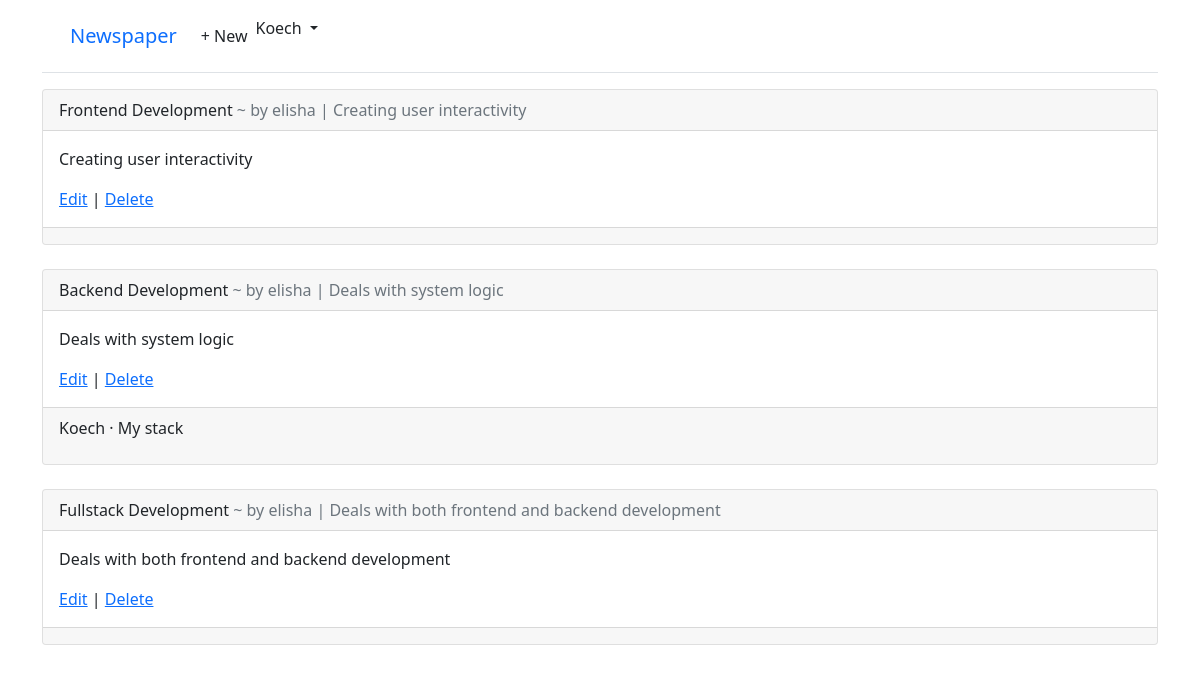
Page /articles/ (signed in) on the committed database.
### accounts/models.py (models this page shows)
class CustomUser(AbstractUser):
    age = models.PositiveIntegerField(null=True, blank=True)

### articles/models.py (models this page shows, shortened)
class Article(models.Model):
    title = models.CharField(max_length=255)
    body = models.TextField()
    date = models.DateTimeField(auto_now_add=True)
    author = models.ForeignKey(
        settings.AUTH_USER_MODEL,
        on_delete=models.CASCADE,
    )

class Comment(models.Model):
    article = models.ForeignKey(Article, on_delete=models.CASCADE)
    comment = models.CharField(max_length=140)
    author = models.ForeignKey(
        settings.AUTH_USER_MODEL,
        on_delete = models.CASCADE,
    )
    def __str__(self):
        return self.comment

### articles/views.py (the view)
# urls.py: path("", ArticleListView.as_view(), name="article_list"),
class ArticleListView(LoginRequiredMixin, ListView):
    model = Article
    template_name = "article_list.html"

### templates/article_list.html (shortened to what this page needs)
{% extends "base.html" %}
{% block content %}
{% for article in article_list %}
    <div class="card">
        <div class="card-header">
            <span class="font-weight-bold">{{ article.title }}</span>
            <span class="text-muted"> ~ by {{ article.author }} | {{ article.body }}</span>
        </div>
        <div class="card-body">
            <p>{{ article.body }}</p>
            <a href="{% url 'article_edit' article.pk %}">Edit</a> |
            <a href="{% url 'article_delete' article.pk %}">Delete</a>
        </div>
        <div class="card-footer">
            {% for comment in article.comment_set.all %}
                <p>
                    <span class="font-weight-bold">
                        {{ comment.author }} &middot;
                    </span>
                    {{ comment }}
                </p>
            {% endfor %}
        </div>
    </div>
    <br>
{% endfor %}
{% endblock content %}

### templates/base.html (shortened to what this page needs)
<!DOCTYPE html>
<html lang="en">
<head>
    <link href="https://cdn.jsdelivr.net/npm/bootstrap@5.1.3/dist/css/bootstrap.min.css" rel="stylesheet">
</head>
<body>
    <div class="container">
      <header class="p-3 mb-3 border-bottom">
        <div class="container">
          <div class="d-flex flex-wrap align-items-center justify-content-center justify-content-lg-start">
            <a class="navbar-brand" href="{% url 'home' %}">Newspaper</a>
            <ul class="nav col-12 col-lg-auto me-lg-auto mb-2 justify-content-center mb-md-0">
              {% if user.is_authenticated %}
              <li><a href="{% url 'article_new' %}" class="nav-link px-2 link-dark">+ New</a></li>
              <div class="dropdown text-end">
                <a href="#" class="d-block link-dark text-decoration-none dropdown-toggle" id="dropdownUser1"
                  data-bs-toggle="dropdown" aria-expanded="false">
                  {{ user.username }}
                </a>
              </div>
              {% else %}
            </ul>
            <div class="text-end">
              <a href="{% url 'login' %}" class="btn btn-outline-primary me-2">Log In</a>
              <a href="{% url 'signup' %}" class="btn btn-primary">Sign Up</a>
            </div>
            {% endif %}
          </div>
        </div>
      </header>
      <main>
        {% block content %}
        {% endblock content %}
      </main>
    </div>
  </body>
</html>

### rows in the picture
CustomUser: username "Koech"
Article: title "Frontend Development", author "elisha", body "Creating user interactivity"
Article: title "Backend Development", author "elisha", body "Deals with system logic"
Comment: author "Koech", comment "My stack"
Article: title "Fullstack Development", author "elisha", body "Deals with both frontend and backend development"
